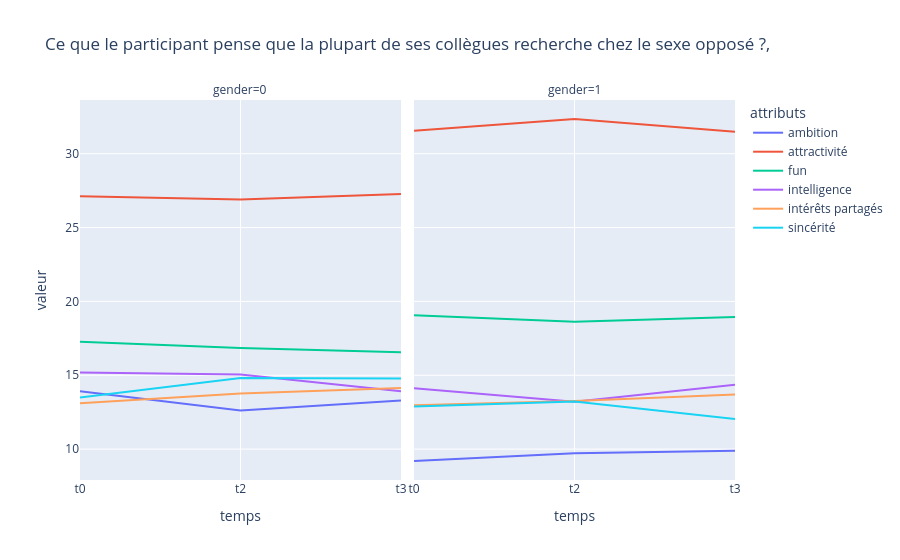

Notebook cell for this chart:
### Code cell
# Q2 : Ce que le participant pense que la plupart de ses collègues recherche chez le sexe opposé ?

map_col_q2 = {
    "attr4_1": ("t0", "attractivité"), "attr4_2": ("t2", "attractivité"), "attr4_3": ("t3", "attractivité"),
    "sinc4_1": ("t0", "sincérité"), "sinc4_2": ("t2", "sincérité"), "sinc4_3": ("t3", "sincérité"),
    "intel4_1": ("t0", "intelligence"), "intel4_2": ("t2", "intelligence"), "intel4_3": ("t3", "intelligence"),
    "fun4_1": ("t0", "fun"),"fun4_2": ("t2", "fun"), "fun4_3": ("t3", "fun"),
    "amb4_1": ("t0", "ambition"), "amb4_2": ("t2", "ambition"), "amb4_3": ("t3", "ambition"), 
    'shar4_1': ("t0", "intérêts partagés"), "shar4_2": ("t2", "intérêts partagés"), "shar4_3": ("t3", "intérêts partagés")
}

col_q2 = ["gender"] + list(map_col_q2.keys())

df_q2 = df1[col_q2].copy()
# df_q1
df_q2_long = df_q2.melt(id_vars=["gender"], var_name="colonne", value_name="valeur")
df_q2_long["temps"] = df_q2_long["colonne"].map(lambda x: map_col_q2[x][0])
df_q2_long["attributs"] = df_q2_long["colonne"].map(lambda x: map_col_q2[x][1])

df_moy_q2 = df_q2_long.groupby(['gender', 'temps', 'attributs'])['valeur'].mean().reset_index()
# df_moyennes
fig2 = px.line(df_moy_q2, x="temps", y="valeur", color="attributs", facet_col="gender", title="Ce que le participant pense que la plupart de ses collègues recherche chez le sexe opposé ?,")
fig2.show()

### Figure 1 — Plotly figure (JSON) as saved in the notebook; plotly's stock layout.template omitted (floating-point values rounded to 4 significant figures)
{"data": [{"hovertemplate": "attributs=ambition<br>gender=0<br>temps=%{x}<br>valeur=%{y}<extra></extra>", "legendgroup": "ambition", "line": {"color": "#636efa", "dash": "solid"}, "marker": {"symbol": "circle"}, "mode": "lines", "name": "ambition", "orientation": "v", "showlegend": true, "type": "scatter", "x": ["t0", "t2", "t3"], "xaxis": "x", "y": [13.92, 12.61, 13.3], "yaxis": "y"}, {"hovertemplate": "attributs=ambition<br>gender=1<br>temps=%{x}<br>valeur=%{y}<extra></extra>", "legendgroup": "ambition", "line": {"color": "#636efa", "dash": "solid"}, "marker": {"symbol": "circle"}, "mode": "lines", "name": "ambition", "orientation": "v", "showlegend": false, "type": "scatter", "x": ["t0", "t2", "t3"], "xaxis": "x2", "y": [9.194, 9.725, 9.893], "yaxis": "y2"}, {"hovertemplate": "attributs=attractivité<br>gender=0<br>temps=%{x}<br>valeur=%{y}<extra></extra>", "legendgroup": "attractivité", "line": {"color": "#EF553B", "dash": "solid"}, "marker": {"symbol": "circle"}, "mode": "lines", "name": "attractivité", "orientation": "v", "showlegend": true, "type": "scatter", "x": ["t0", "t2", "t3"], "xaxis": "x", "y": [27.11, 26.9, 27.27], "yaxis": "y"}, {"hovertemplate": "attributs=attractivité<br>gender=1<br>temps=%{x}<br>valeur=%{y}<extra></extra>", "legendgroup": "attractivité", "line": {"color": "#EF553B", "dash": "solid"}, "marker": {"symbol": "circle"}, "mode": "lines", "name": "attractivité", "orientation": "v", "showlegend": false, "type": "scatter", "x": ["t0", "t2", "t3"], "xaxis": "x2", "y": [31.56, 32.35, 31.49], "yaxis": "y2"}, {"hovertemplate": "attributs=fun<br>gender=0<br>temps=%{x}<br>valeur=%{y}<extra></extra>", "legendgroup": "fun", "line": {"color": "#00cc96", "dash": "solid"}, "marker": {"symbol": "circle"}, "mode": "lines", "name": "fun", "orientation": "v", "showlegend": true, "type": "scatter", "x": ["t0", "t2", "t3"], "xaxis": "x", "y": [17.26, 16.84, 16.56], "yaxis": "y"}, {"hovertemplate": "attributs=fun<br>gender=1<br>temps=%{x}<br>valeur=%{y}<extra></extra>", "legendgroup": "fun", "line": {"color": "#00cc96", "dash": "solid"}, "marker": {"symbol": "circle"}, "mode": "lines", "name": "fun", "orientation": "v", "showlegend": false, "type": "scatter", "x": ["t0", "t2", "t3"], "xaxis": "x2", "y": [19.06, 18.62, 18.94], "yaxis": "y2"}, {"hovertemplate": "attributs=intelligence<br>gender=0<br>temps=%{x}<br>valeur=%{y}<extra></extra>", "legendgroup": "intelligence", "line": {"color": "#ab63fa", "dash": "solid"}, "marker": {"symbol": "circle"}, "mode": "lines", "name": "intelligence", "orientation": "v", "showlegend": true, "type": "scatter", "x": ["t0", "t2", "t3"], "xaxis": "x", "y": [15.18, 15.05, 13.92], "yaxis": "y"}, {"hovertemplate": "attributs=intelligence<br>gender=1<br>temps=%{x}<br>valeur=%{y}<extra></extra>", "legendgroup": "intelligence", "line": {"color": "#ab63fa", "dash": "solid"}, "marker": {"symbol": "circle"}, "mode": "lines", "name": "intelligence", "orientation": "v", "showlegend": false, "type": "scatter", "x": ["t0", "t2", "t3"], "xaxis": "x2", "y": [14.11, 13.21, 14.36], "yaxis": "y2"}, {"hovertemplate": "attributs=intérêts partagés<br>gender=0<br>temps=%{x}<br>valeur=%{y}<extra></extra>", "legendgroup": "intérêts partagés", "line": {"color": "#FFA15A", "dash": "solid"}, "marker": {"symbol": "circle"}, "mode": "lines", "name": "intérêts partagés", "orientation": "v", "showlegend": true, "type": "scatter", "x": ["t0", "t2", "t3"], "xaxis": "x", "y": [13.11, 13.76, 14.13], "yaxis": "y"}, {"hovertemplate": "attributs=intérêts partagés<br>gender=1<br>temps=%{x}<br>valeur=%{y}<extra></extra>", "legendgroup": "intérêts partagés", "line": {"color": "#FFA15A", "dash": "solid"}, "marker": {"symbol": "circle"}, "mode": "lines", "name": "intérêts partagés", "orientation": "v", "showlegend": false, "type": "scatter", "x": ["t0", "t2", "t3"], "xaxis": "x2", "y": [12.98, 13.25, 13.7], "yaxis": "y2"}, {"hovertemplate": "attributs=sincérité<br>gender=0<br>temps=%{x}<br>valeur=%{y}<extra></extra>", "legendgroup": "sincérité", "line": {"color": "#19d3f3", "dash": "solid"}, "marker": {"symbol": "circle"}, "mode": "lines", "name": "sincérité", "orientation": "v", "showlegend": true, "type": "scatter", "x": ["t0", "t2", "t3"], "xaxis": "x", "y": [13.49, 14.82, 14.78], "yaxis": "y"}, {"hovertemplate": "attributs=sincérité<br>gender=1<br>temps=%{x}<br>valeur=%{y}<extra></extra>", "legendgroup": "sincérité", "line": {"color": "#19d3f3", "dash": "solid"}, "marker": {"symbol": "circle"}, "mode": "lines", "name": "sincérité", "orientation": "v", "showlegend": false, "type": "scatter", "x": ["t0", "t2", "t3"], "xaxis": "x2", "y": [12.88, 13.22, 12.03], "yaxis": "y2"}], "layout": {"annotations": [{"font": {}, "showarrow": false, "text": "gender=0", "x": 0.245, "xanchor": "center", "xref": "paper", "y": 1, "yanchor": "bottom", "yref": "paper"}, {"font": {}, "showarrow": false, "text": "gender=1", "x": 0.755, "xanchor": "center", "xref": "paper", "y": 1, "yanchor": "bottom", "yref": "paper"}], "legend": {"title": {"text": "attributs"}, "tracegroupgap": 0}, "title": {"text": "Ce que le participant pense que la plupart de ses collègues recherche chez le sexe opposé ?,"}, "xaxis": {"anchor": "y", "domain": [0, 0.49], "title": {"text": "temps"}}, "xaxis2": {"anchor": "y2", "domain": [0.51, 1], "matches": "x", "title": {"text": "temps"}}, "yaxis": {"anchor": "x", "domain": [0, 1], "title": {"text": "valeur"}}, "yaxis2": {"anchor": "x2", "domain": [0, 1], "matches": "y", "showticklabels": false}}}
